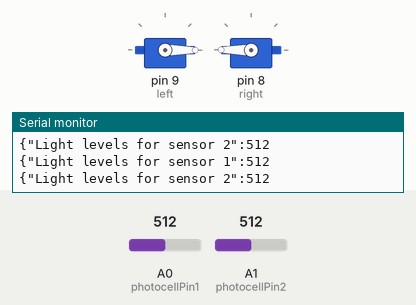
Recording of a sketch running on a simulated Arduino Uno, built with avr-gcc and run on an emulated ATmega328P. Parts: 2 × servo, the last lines printed to the serial monitor. Inputs (shaded band) come from the test bench; at power-on: A0 (photocellPin1) = 512, A1 (photocellPin2) = 512.

Above: at 1.2 s.
1.3 s: A0 (photocellPin1) set to 554
4.3 s: A0 (photocellPin1) set to 575
At 4.8 s:
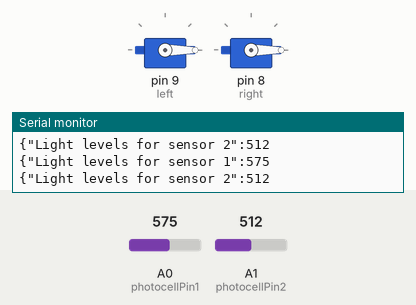
5.8 s: A1 (photocellPin2) set to 535
At 6.4 s:
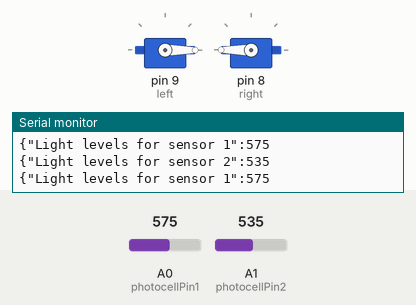
8.8 s: A1 (photocellPin2) set to 609
10.3 s: A1 (photocellPin2) set to 638
At 10.8 s:
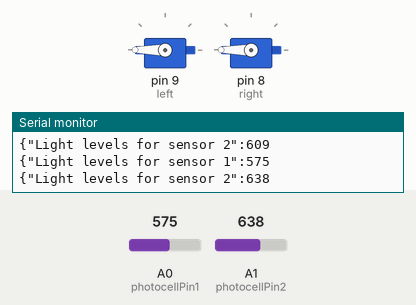
11.9 s: A1 (photocellPin2) set to 511
At 12.3 s:
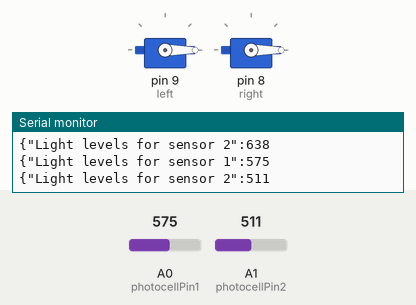
Timing chart, 0 to 14.4 s (numbered marks = the images above; inputs shaded):
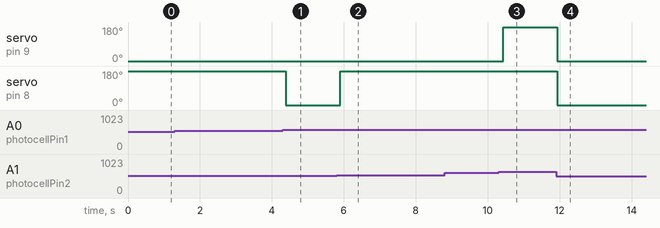

The sketch:

sketch_feb23a.ino
```cpp
#include <Servo.h>
Servo left;
Servo right;
int val = 0;
int pos = 0;
int angle = 0;
int photocellPin1 = 0;
int photocellPin2 = 1;
int photocellReading1;
int photocellReading2;


void setup(){
  Serial.begin(9600);
  left.attach(9);
   right.attach(8);

   left.write(90);
   right.write(90);
}

void loop(){

  photocellReading1 = analogRead(photocellPin1);
  photocellReading2 = analogRead(photocellPin2);
  Serial.print("{\"Light levels for sensor 1\":");
  Serial.println(photocellReading1);
  Serial.print("{\"Light levels for sensor 2\":");
  Serial.println(photocellReading2);


   if (photocellReading2 > photocellReading1 + 50) {
    left.write(180);
    right.write(180);
    delay(500);


  }
    else if (photocellReading1 > photocellReading2 + 50) {
    left.write(0);
    right.write(0);
    delay(500);


}
  else{
  left.write(0);
  right.write(180);

  }

  }
```

Measured:
- the behaviour switches between 562 and 563 on A0 (photocellPin1) (found by bisection; images 0 and 1)
- the behaviour switches between 524 and 525 on A1 (photocellPin2) (found by bisection; images 1 and 2)
- the behaviour switches between 625 and 626 on A1 (photocellPin2) (found by bisection; images 2 and 3)
- after the input at 4.3 s, servo on pin 8 (right): 180° → 0° after 0.09 s
- after the input at 5.8 s, servo on pin 8 (right): 0° → 180° after 0.10 s
- after the input at 10.3 s, servo on pin 9 (left): 0° → 180° after 0.13 s
- after the input at 11.9 s, servo on pin 9 (left), servo on pin 8 (right): 180° → 0° at once
